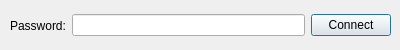
<?xml version="1.0" encoding="UTF-8"?>
<ui version="4.0">
 <class>Password</class>
 <widget class="QDialog" name="Password">
  <property name="geometry">
   <rect>
    <x>0</x>
    <y>0</y>
    <width>400</width>
    <height>50</height>
   </rect>
  </property>
  <property name="windowTitle">
   <string>Advanced connect</string>
  </property>
  <widget class="QWidget" name="horizontalLayoutWidget">
   <property name="geometry">
    <rect>
     <x>10</x>
     <y>10</y>
     <width>381</width>
     <height>31</height>
    </rect>
   </property>
   <layout class="QHBoxLayout" name="horizontalLayout">
    <item>
     <widget class="QLabel" name="txtPass">
      <property name="locale">
       <locale language="English" country="UnitedStates"/>
      </property>
      <property name="text">
       <string>Password:</string>
      </property>
     </widget>
    </item>
    <item>
     <widget class="QLineEdit" name="edtPass"/>
    </item>
    <item>
     <widget class="QPushButton" name="btnConnect">
      <property name="locale">
       <locale language="English" country="UnitedStates"/>
      </property>
      <property name="text">
       <string>Connect</string>
      </property>
     </widget>
    </item>
   </layout>
  </widget>
 </widget>
 <resources/>
 <connections>
  <connection>
   <sender>edtPass</sender>
   <signal>returnPressed()</signal>
   <receiver>btnConnect</receiver>
   <slot>click()</slot>
   <hints>
    <hint type="sourcelabel">
     <x>290</x>
     <y>25</y>
    </hint>
    <hint type="destinationlabel">
     <x>333</x>
     <y>23</y>
    </hint>
   </hints>
  </connection>
 </connections>
</ui>
